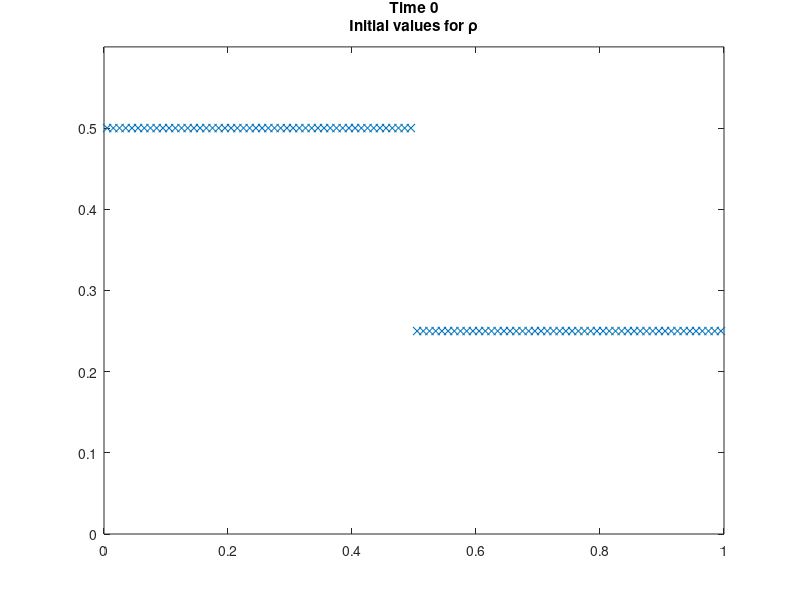

MATLAB code to generate this figure: (Note: this script raises an error after producing the figure.)
N = 100;
a = 0;
b = 1;
dx = (b-a)/N;
t = 0;

x = (a+dx/2:dx:b-dx/2);
p0 = 1/4*ones(1,N);
p0(1:50) = 2*p0(1:50);

figure
plot(x,p0,'x')
title({['Time ',num2str(t)];'Initial values for \rho'})
axis([a b 0 0.6])
pause

dt = get_dt(p0,dx);
p = godunovStep(p0,dt,dx);
for i = 1:2*N
    
    t = t+dt;
    plot(x,p,'x');
    title({['Time ',num2str(t)];'Values for \rho'})
    axis([a b 0 0.6])
    pause(dt);
    
    dt = get_dt(p,dx);
    p = godunovStep(p,dt,dx);
    
end